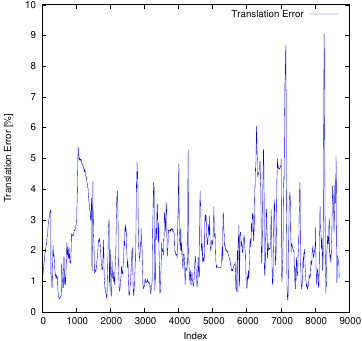

Reproduce this figure in gnuplot.
set term postscript eps enhanced color
set output "00_ti.eps"
set size ratio 1
set yrange [0:*]
set xlabel "Index"
set ylabel "Translation Error [%]"
plot "00_ti.txt" using 1:($2*100) title 'Translation Error' lc rgb "#0000FF" pt 2 w lines
